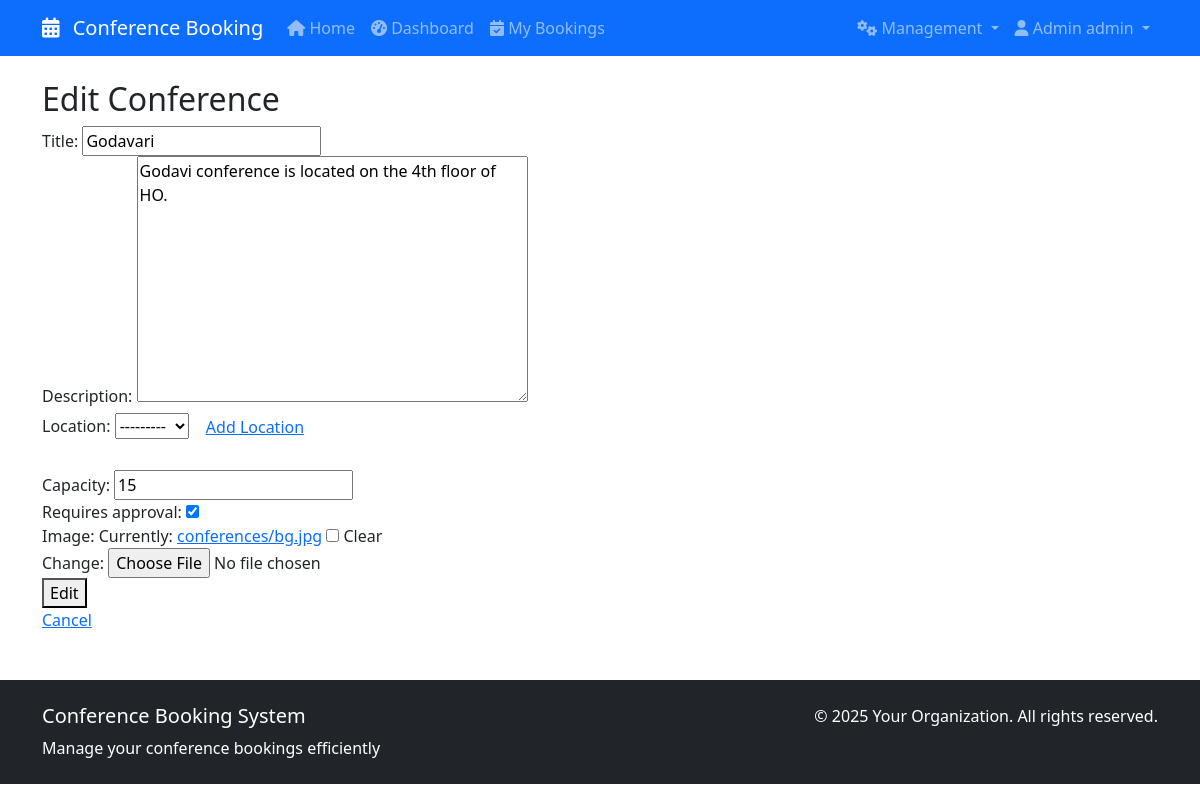
Page /conference/1/edit/ (signed in) on the earlier database version.
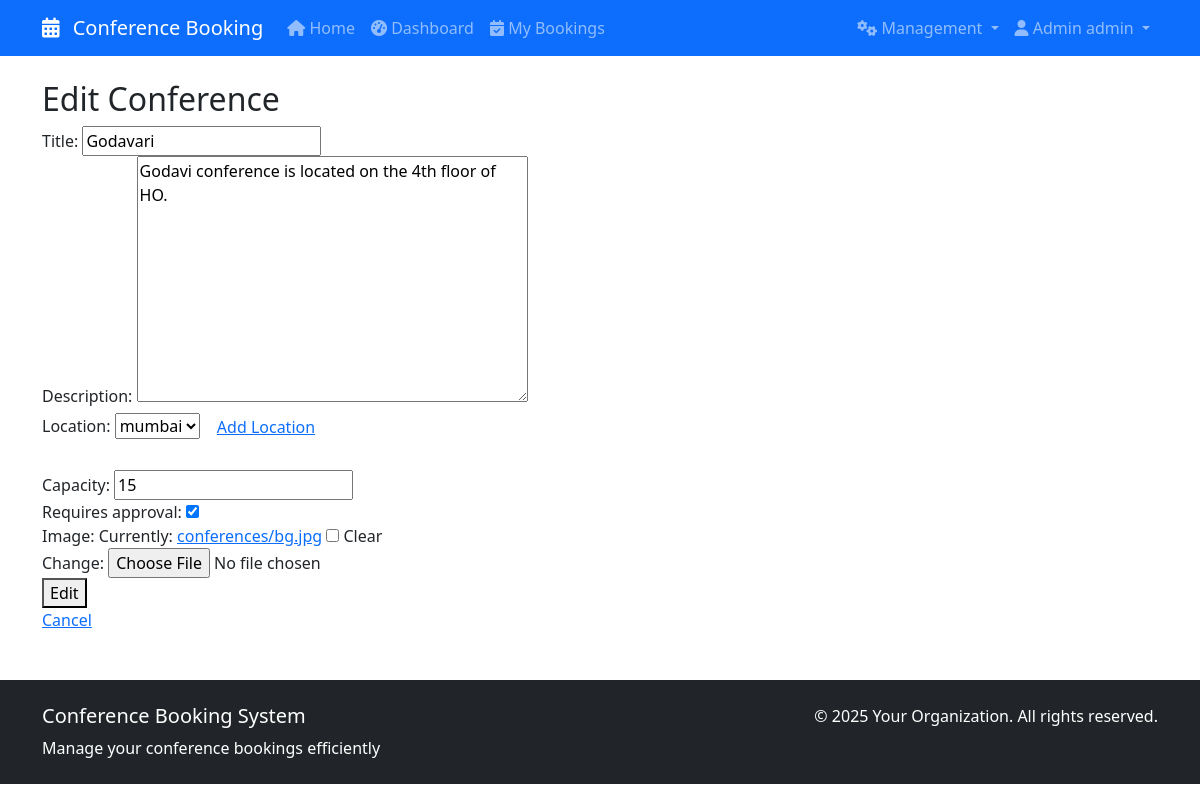
Same page on the later database version.
### bookings/models.py (models this page shows, shortened)
class Conference(models.Model):
    PRIORITY_CHOICES = [
        ('low', 'Low Priority'),
        ('medium', 'Medium Priority'),
        ('high', 'High Priority'),
        ('critical', 'Critical'),
    ]
    title = models.CharField(max_length=200)
    description = models.TextField()
    location = models.ForeignKey(Location, on_delete=models.CASCADE, null=True, blank=True)
    capacity = models.PositiveIntegerField()
    requires_approval = models.BooleanField(default=True)
    image = models.ImageField(upload_to='conferences/', blank=True, null=True)
    created_at = models.DateTimeField(auto_now_add=True)
    created_by = models.ForeignKey(User, on_delete=models.CASCADE)

### bookings/views.py (the view)
# urls.py: path('conference/<int:pk>/edit/', views.edit_conference, name='edit_conference'),
@login_required
@user_passes_test(is_admin)
def edit_conference(request, pk):
    conference = get_object_or_404(Conference, pk=pk)
    if request.method == 'POST':
        form = ConferenceForm(request.POST, request.FILES, instance=conference)
        if form.is_valid():
            form.save()
            messages.success(request, 'Conference updated successfully.')
            return redirect('conference_detail', pk=conference.pk)
    else:
        form = ConferenceForm(instance=conference)
    return render(request, 'bookings/conference_form.html', {'form': form, 'action': 'Edit'})

### bookings/views.py
class ConferenceForm(forms.ModelForm):
    class Meta:
        model = Conference
        fields = ['title', 'description', 'location' , 'capacity', 'requires_approval', 'image']

### bookings/models.py (called while the page is built)
    def __str__(self):
        return self.name

### bookings/views.py (called while the page is built)
def is_admin(user):
    return (hasattr(user, 'is_admin') and user.is_admin()) or user.is_superuser

### bookings/templates/bookings/conference_form.html (shortened to what this page needs)
{% extends 'base.html' %}
{% block content %}
  <h2>{{ action }} Conference</h2>
  <form method="post" enctype="multipart/form-data">
    {{ form.title.label_tag }} {{ form.title }}<br>
    {{ form.description.label_tag }} {{ form.description }}<br>
    <label for="id_location">Location:</label>
    {{ form.location }}
    {% if user.is_authenticated and user.is_superuser %}
      <a href="{% url 'add_location' %}" class="btn btn-link">Add Location</a>
    {% endif %}<br>
    {{ form.venue.label_tag }} {{ form.venue }}<br>
    {{ form.capacity.label_tag }} {{ form.capacity }}<br>
    {{ form.requires_approval.label_tag }} {{ form.requires_approval }}<br>
    {{ form.image.label_tag }} {{ form.image }}<br>
    <button type="submit">{{ action }}</button>
  </form>
  <a href="{% if form.instance.pk %}{% url 'conference_detail' form.instance.pk %}{% else %}{% url 'home' %}{% endif %}">Cancel</a>
{% endblock %}

Differences in the rows shown:
changed Conference "Godavari": location "---------" → "mumbai"
